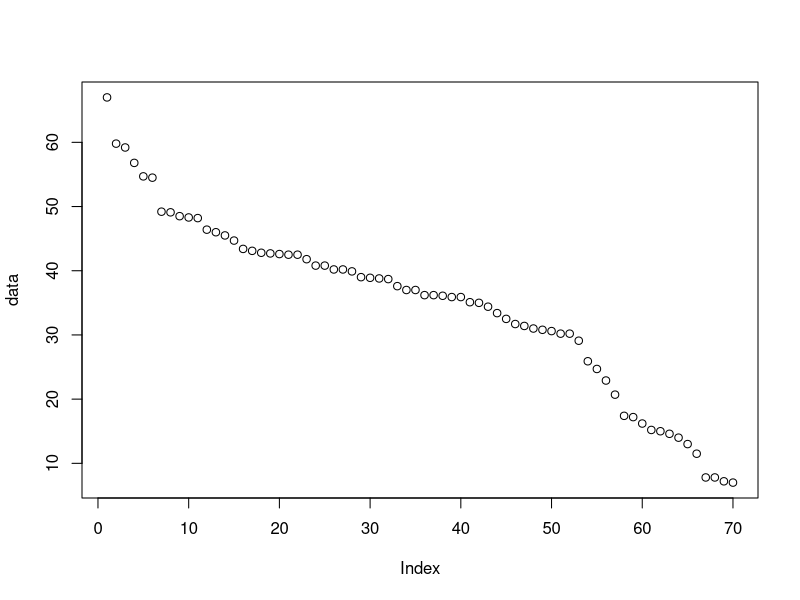
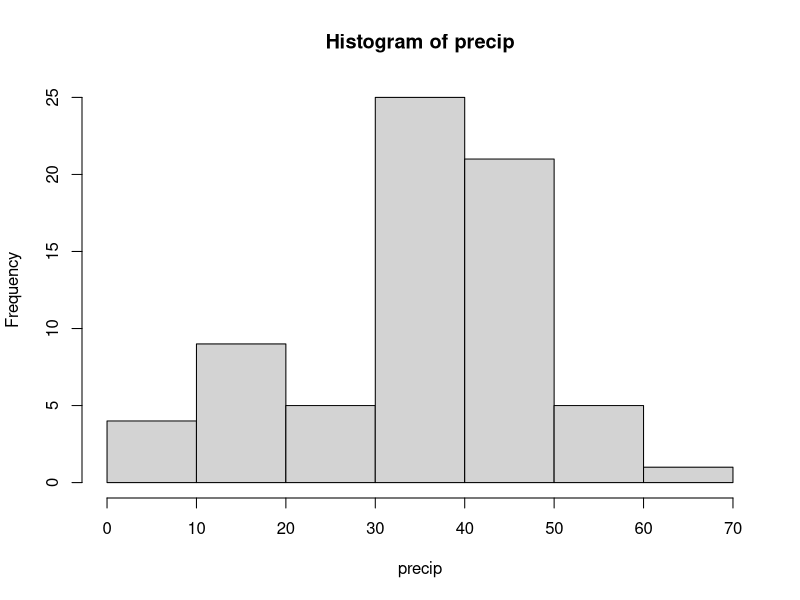

Write the R code that produced these figures, in order.
## ---- chunk 1
knitr::opts_chunk$set(echo = FALSE)
## ---- chunk 2
data("precip")
# summary(precip)
# View(precip)
## ---- chunk 3
# names(precip)[6]
"Sacramento" %in% names(precip)
## ---- chunk 4
data = sort(precip, decreasing = TRUE)
print(head(names(data)))
print(tail(names(data), n=5))
## ---- chunk 5
first = data[1]
last = tail(data, n=1)
first[1]/last[1]
## ---- chunk 6
plot(data)
mean(data)
closest = data[42]
closest
furthest = 67-mean(data)
furthest
## ---- chunk 7
hist(precip)
